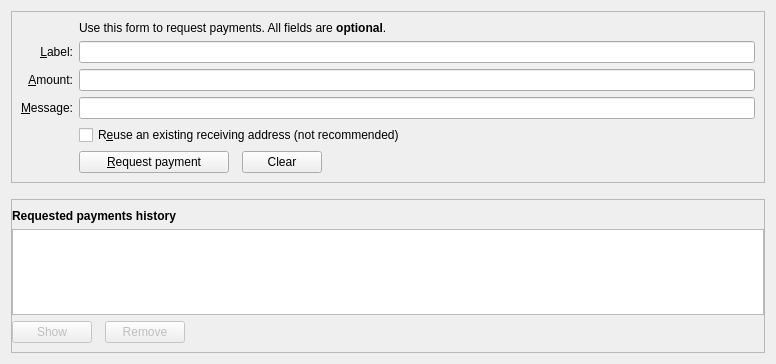
<?xml version="1.0" encoding="UTF-8"?>
<ui version="4.0">
 <class>ReceiveCoinsDialog</class>
 <widget class="QWidget" name="ReceiveCoinsDialog">
  <property name="geometry">
   <rect>
    <x>0</x>
    <y>0</y>
    <width>776</width>
    <height>364</height>
   </rect>
  </property>
  <layout class="QVBoxLayout" name="verticalLayout" stretch="0,0,1">
   <item>
    <widget class="QFrame" name="frame2">
     <property name="sizePolicy">
      <sizepolicy hsizetype="Preferred" vsizetype="Expanding">
       <horstretch>0</horstretch>
       <verstretch>0</verstretch>
      </sizepolicy>
     </property>
     <property name="frameShape">
      <enum>QFrame::StyledPanel</enum>
     </property>
     <property name="frameShadow">
      <enum>QFrame::Sunken</enum>
     </property>
     <layout class="QVBoxLayout" name="verticalLayout_3">
      <item>
       <layout class="QGridLayout" name="gridLayout">
        <item row="7" column="2">
         <widget class="QCheckBox" name="reuseAddress">
          <property name="toolTip">
           <string>Reuse one of the previously used receiving addresses. Reusing addresses has security and privacy issues. Do not use this unless re-generating a payment request made before.</string>
          </property>
          <property name="text">
           <string>R&amp;euse an existing receiving address (not recommended)</string>
          </property>
         </widget>
        </item>
        <item row="7" column="0">
         <widget class="QLabel" name="label_4">
          <property name="text">
           <string/>
          </property>
         </widget>
        </item>
        <item row="6" column="0">
         <widget class="QLabel" name="label_3">
          <property name="toolTip">
           <string>An optional message to attach to the payment request, which will be displayed when the request is opened. Note: The message will not be sent with the payment over the BICOScoin network.</string>
          </property>
          <property name="text">
           <string>&amp;Message:</string>
          </property>
          <property name="alignment">
           <set>Qt::AlignRight|Qt::AlignTrailing|Qt::AlignVCenter</set>
          </property>
          <property name="buddy">
           <cstring>reqMessage</cstring>
          </property>
         </widget>
        </item>
        <item row="4" column="2">
         <widget class="QLineEdit" name="reqLabel">
          <property name="toolTip">
           <string>An optional label to associate with the new receiving address.</string>
          </property>
         </widget>
        </item>
        <item row="6" column="2">
         <widget class="QLineEdit" name="reqMessage">
          <property name="toolTip">
           <string>An optional message to attach to the payment request, which will be displayed when the request is opened. Note: The message will not be sent with the payment over the BICOScoin network.</string>
          </property>
         </widget>
        </item>
        <item row="2" column="2">
         <widget class="QLabel" name="label_5">
          <property name="text">
           <string>Use this form to request payments. All fields are &lt;b&gt;optional&lt;/b&gt;.</string>
          </property>
         </widget>
        </item>
        <item row="4" column="0">
         <widget class="QLabel" name="label_2">
          <property name="toolTip">
           <string>An optional label to associate with the new receiving address.</string>
          </property>
          <property name="text">
           <string>&amp;Label:</string>
          </property>
          <property name="alignment">
           <set>Qt::AlignRight|Qt::AlignTrailing|Qt::AlignVCenter</set>
          </property>
          <property name="buddy">
           <cstring>reqLabel</cstring>
          </property>
         </widget>
        </item>
        <item row="5" column="0">
         <widget class="QLabel" name="label">
          <property name="toolTip">
           <string>An optional amount to request. Leave this empty or zero to not request a specific amount.</string>
          </property>
          <property name="text">
           <string>&amp;Amount:</string>
          </property>
          <property name="alignment">
           <set>Qt::AlignRight|Qt::AlignTrailing|Qt::AlignVCenter</set>
          </property>
          <property name="buddy">
           <cstring>reqAmount</cstring>
          </property>
         </widget>
        </item>
        <item row="5" column="2">
         <widget class="BICOScoinAmountField" name="reqAmount">
          <property name="minimumSize">
           <size>
            <width>80</width>
            <height>0</height>
           </size>
          </property>
          <property name="toolTip">
           <string>An optional amount to request. Leave this empty or zero to not request a specific amount.</string>
          </property>
         </widget>
        </item>
        <item row="8" column="2">
         <layout class="QHBoxLayout" name="horizontalLayout">
          <property name="spacing">
           <number>13</number>
          </property>
          <item>
           <widget class="QPushButton" name="receiveButton">
            <property name="minimumSize">
             <size>
              <width>150</width>
              <height>0</height>
             </size>
            </property>
            <property name="text">
             <string>&amp;Request payment</string>
            </property>
            <property name="icon">
             <iconset resource="../bicoscoin.qrc">
              <normaloff>:/icons/receiving_paycall</normaloff>:/icons/receiving_paycall</iconset>
            </property>
           </widget>
          </item>
          <item>
           <widget class="QPushButton" name="clearButton">
            <property name="sizePolicy">
             <sizepolicy hsizetype="Minimum" vsizetype="Fixed">
              <horstretch>0</horstretch>
              <verstretch>0</verstretch>
             </sizepolicy>
            </property>
            <property name="toolTip">
             <string>Clear all fields of the form.</string>
            </property>
            <property name="text">
             <string>Clear</string>
            </property>
            <property name="icon">
             <iconset resource="../bicoscoin.qrc">
              <normaloff>:/icons/remove</normaloff>:/icons/remove</iconset>
            </property>
            <property name="autoDefault">
             <bool>false</bool>
            </property>
           </widget>
          </item>
          <item>
           <spacer name="horizontalSpacer">
            <property name="orientation">
             <enum>Qt::Horizontal</enum>
            </property>
            <property name="sizeHint" stdset="0">
             <size>
              <width>40</width>
              <height>20</height>
             </size>
            </property>
           </spacer>
          </item>
         </layout>
        </item>
        <item row="8" column="0">
         <widget class="QLabel" name="label_7">
          <property name="text">
           <string/>
          </property>
         </widget>
        </item>
       </layout>
      </item>
     </layout>
    </widget>
   </item>
   <item>
    <spacer name="verticalSpacer_2">
     <property name="orientation">
      <enum>Qt::Vertical</enum>
     </property>
     <property name="sizeHint" stdset="0">
      <size>
       <width>20</width>
       <height>10</height>
      </size>
     </property>
    </spacer>
   </item>
   <item>
    <widget class="QFrame" name="frame">
     <property name="sizePolicy">
      <sizepolicy hsizetype="Preferred" vsizetype="Expanding">
       <horstretch>0</horstretch>
       <verstretch>0</verstretch>
      </sizepolicy>
     </property>
     <property name="frameShape">
      <enum>QFrame::StyledPanel</enum>
     </property>
     <property name="frameShadow">
      <enum>QFrame::Raised</enum>
     </property>
     <layout class="QVBoxLayout" name="verticalLayout_2">
      <property name="leftMargin">
       <number>0</number>
      </property>
      <property name="rightMargin">
       <number>0</number>
      </property>
      <item>
       <widget class="QLabel" name="label_6">
        <property name="font">
         <font>
          <weight>75</weight>
          <bold>true</bold>
         </font>
        </property>
        <property name="text">
         <string>Requested payments history</string>
        </property>
       </widget>
      </item>
      <item>
       <widget class="QTableView" name="recentRequestsView">
        <property name="contextMenuPolicy">
         <enum>Qt::CustomContextMenu</enum>
        </property>
        <property name="tabKeyNavigation">
         <bool>false</bool>
        </property>
        <property name="sortingEnabled">
         <bool>true</bool>
        </property>
       </widget>
      </item>
      <item>
       <layout class="QHBoxLayout" name="horizontalLayout_2">
        <property name="spacing">
         <number>13</number>
        </property>
        <item>
         <widget class="QPushButton" name="showRequestButton">
          <property name="enabled">
           <bool>false</bool>
          </property>
          <property name="toolTip">
           <string>Show the selected request (does the same as double clicking an entry)</string>
          </property>
          <property name="text">
           <string>Show</string>
          </property>
          <property name="icon">
           <iconset resource="../bicoscoin.qrc">
            <normaloff>:/icons/edit</normaloff>:/icons/edit</iconset>
          </property>
          <property name="autoDefault">
           <bool>false</bool>
          </property>
         </widget>
        </item>
        <item>
         <widget class="QPushButton" name="removeRequestButton">
          <property name="enabled">
           <bool>false</bool>
          </property>
          <property name="toolTip">
           <string>Remove the selected entries from the list</string>
          </property>
          <property name="text">
           <string>Remove</string>
          </property>
          <property name="icon">
           <iconset resource="../bicoscoin.qrc">
            <normaloff>:/icons/remove</normaloff>:/icons/remove</iconset>
          </property>
          <property name="autoDefault">
           <bool>false</bool>
          </property>
         </widget>
        </item>
        <item>
         <spacer name="horizontalSpacer_2">
          <property name="orientation">
           <enum>Qt::Horizontal</enum>
          </property>
          <property name="sizeHint" stdset="0">
           <size>
            <width>40</width>
            <height>20</height>
           </size>
          </property>
         </spacer>
        </item>
       </layout>
      </item>
     </layout>
    </widget>
   </item>
  </layout>
 </widget>
 <customwidgets>
  <customwidget>
   <class>BICOScoinAmountField</class>
   <extends>QLineEdit</extends>
   <header>bicoscoinamountfield.h</header>
   <container>1</container>
  </customwidget>
 </customwidgets>
 <tabstops>
  <tabstop>reqLabel</tabstop>
  <tabstop>reqAmount</tabstop>
  <tabstop>reqMessage</tabstop>
  <tabstop>reuseAddress</tabstop>
  <tabstop>receiveButton</tabstop>
  <tabstop>clearButton</tabstop>
  <tabstop>recentRequestsView</tabstop>
  <tabstop>showRequestButton</tabstop>
  <tabstop>removeRequestButton</tabstop>
 </tabstops>
 <resources>
  <include location="../bicoscoin.qrc"/>
 </resources>
 <connections/>
</ui>
